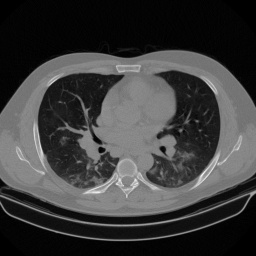
#> input picture Project 1/dataset/72.jpg, 256 x 256 px
$ python test.py
#> lines starting #> are read from the running program, lines starting #| are printed output that depends on the picture
### Project 1/CS19B074/Code/svd_custom.py
import numpy as np

'''
Singular Value Decomposition
(strictly for square matrices)
----------------------------
parameters - A (m * n matrix) (this is a real-valued matrix)
returns    - U (matrix of left eigen vectors)
           - D (array of min(m,n) eigen values in ascending order)
           - Vt(tranpose of right eigen vectors)
'''
def svd(A):

    # step 1: form At @ A
    At = np.transpose(A)
    S = At @ A

    # step 2: form Vt . Matrix of eigen vectors of At @ A
    evals, V = np.linalg.eig(S) # note, here eigenvalues will be in ascending order
    ind = np.argsort(evals) # sorting order
    ind = ind[::-1] # decreasing order
    evals = np.abs(evals[ind])
    V = np.array([row[ind] for row in V])
    for i in range(len(V)):
        norm = np.linalg.norm(V[i])
        V[i] = V[i] / norm
    Vt = np.transpose(V)
    D = np.sqrt(evals) # eigen values, sqrt applied over the eigen values of At @ A

    # # step 3, form cols of U, one at a time
    m = np.shape(A)[0]
    U = [[0 for _ in range(m)] for _ in range(m)] # m * m initialization
    for i in range (m):
        col = (A @ Vt[i]) / D[i]
        for j in range(m):
            U[j][i] = col[j]

    return np.array(U), D, Vt

### Project 1/test.py
from configparser import Interpolation
import numpy as np
import matplotlib.image as img
import matplotlib.pyplot as plt
import os
import shutil
import svd_custom as svd_provider

sampling_rate = 1

'''
saveimg
-------
parameters :
mat     -   2d matrix (numpy.array)
fname   -   name of the input image
k       -   number of eigen values used (k)
returns    :
purpose    :
saves the reconstructed image in the appropriate format (svd)
'''
def saveimg(mat, fname, k):
    plt.figure(1)
    plt.ioff()
    plt.grid(False)
    plt.gray()
    plt.imsave('solution/'+os.path.basename(fname).split('.',1)[0]+'/recon@'+ str(k) +'_svd.jpg', mat)
    return

'''
saverrorimg
-------
parameters :
mat     -   2d error matrix (numpy.array)
fname   -   name of the input image
k       -   number of eigen values used (k)
returns    :
purpose    :
saves the error image in the appropriate format (svd)
'''
def saveerrorimg(mat, fname, k):
    plt.figure(1)
    plt.ioff()
    plt.grid(False)
    plt.gray()
    plt.imsave('solution/'+os.path.basename(fname).split('.',1)[0]+'/error@'+ str(k) +'_svd.jpg', mat)
    return

'''
plot
-------
parameters :
K       -   values of K (x axis)
Norms   -   values of frobenius norms (measure of error) (y axis)
fname   -   name of the input image
returns    :
purpose    :
plots and saves the graph in the appropriate format (svd)
'''
def plot(K, Norms, fname):
    plt.plot(K, Norms)
    plt.title('Plot for SVD')
    plt.xlabel('K')
    plt.ylabel('Norms')
    plt.ioff()
    plt.savefig('solution/'+os.path.basename(fname).split('.',1)[0]+'/plot_svd.jpg')
    plt.close()

'''
saveimg_evd
-------
parameters :
mat     -   2d matrix (numpy.array)
fname   -   name of the input image
k       -   number of eigen values used (k)
returns    :
purpose    :
saves the reconstructed image in the appropriate format (evd)
'''
def saveimg_evd(mat, fname, k):
    plt.figure(1)
    plt.ioff()
    plt.grid(False)
    plt.gray()
    plt.imsave('solution/'+os.path.basename(fname).split('.',1)[0]+'/recon@'+ str(k) +'_evd.jpg', mat)
    return

'''
saverrorimg_evd
-------
parameters :
mat     -   2d error matrix (numpy.array)
fname   -   name of the input image
k       -   number of eigen values used (k)
returns    :
purpose    :
saves the error image in the appropriate format (evd)
'''
def saveerrorimg_evd(mat, fname, k):
    plt.figure(1)
    plt.ioff()
    plt.grid(False)
    plt.gray()
    plt.imsave('solution/'+os.path.basename(fname).split('.',1)[0]+'/error@'+ str(k) +'_evd.jpg', mat)
    return

'''
plot
-------
parameters :
K       -   values of K (x axis)
Norms   -   values of frobenius norms (measure of error) (y axis)
fname   -   name of the input image
returns    :
purpose    :
plots and saves the graph in the appropriate format (evd)
'''
def plot_evd(K, Norms, fname):
    plt.plot(K, Norms)
    plt.title('Plot for EVD')
    plt.xlabel('K')
    plt.ylabel('Norms')
    plt.ioff()
    plt.savefig('solution/'+os.path.basename(fname).split('.',1)[0]+'/plot_evd.jpg')
    plt.close()

'''
fnorm
------
frobenius norm of the difference of two matrices of same shape
parameters :
A       -   first matrix
B       -   second matrix
returns    :
sqrt(sum_over_ij((Aij-Bij)^2))
side effects : none
'''
def fnorm(A, B):
    diff = A - B
    return np.linalg.norm(diff,'fro')

'''
complex_sorter
--------------
rank function used to sorting complex numbers
negative of the magnitude,
    implying that sorter will sort them descending in magnitudes
'''
def complex_sorter(x):
    return -np.abs(x)

f = '72.jpg'
try:
    os.makedirs('solution/'+os.path.basename(f).split('.',1)[0])
except:
    shutil.rmtree('solution/'+os.path.basename(f).split('.',1)[0])
    os.makedirs('solution/'+os.path.basename(f).split('.',1)[0])
    # form solution directory structure
mat = np.array(img.imread('dataset/'+f), dtype=np.double)       # read the grey scale square image
#> mat: shape (256, 256) float64; min 0, max 245, mean 60.3
rows, cols = mat.shape                                          # record rows and cols
#> rows = 256; cols = 256

# svd_provider provides with the user-implemented svd solution
U,D,Vt = svd_provider.svd(mat)
#> in svd, `evals, V = np.linalg.eig(S)`: evals = 256 values, max 368867227.2 at index 0, min 0.00226 at index 248, mean 1788492.8
#> in svd, `ind = np.argsort(evals)`: ind = 256 values, max 255 at index 5, min 0 at index 255, mean 127.5
#> in svd, `ind = ind[::-1]`: ind = 256 values, max 255 at index 250, min 0 at index 0, mean 127.5
#> in svd, `evals = np.abs(evals[ind])`: evals = 256 values, max 368867227.2 at index 0, min 0.00226 at index 255, mean 1788492.8
#> in svd, `V = np.array([row[ind] for row in V])`:
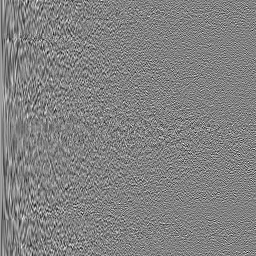
#> V: shape (256, 256) float64; min -0.287, max 0.276, mean 0.000256; drawn with min black and max white
#> in svd, `Vt = np.transpose(V)`:
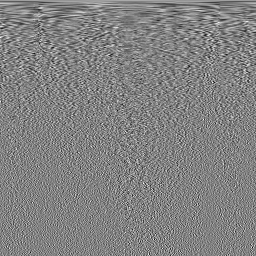
#> Vt: shape (256, 256) float64; min -0.287, max 0.276, mean 0.000256; drawn with min black and max white
#> in svd, `D = np.sqrt(evals)`: D = 256 values, max 19205.9 at index 0, min 0.0476 at index 255, mean 295.7
#> after the loop in svd, `for i in range (m):`: U = 256 items
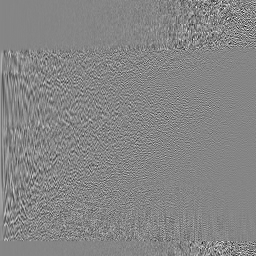
#> U: shape (256, 256) float64; min -0.449, max 0.408, mean 0.000183; drawn with min black and max white
evals_pred = complex_sorter(D)
#> evals_pred = 256 values from -19205.9 to -0.0476
ind = np.argsort(evals_pred)
#> ind = 256 values from 0 to 255
titer = rows // sampling_rate
#> titer = 256
K = []
Norms = []
D_ = [x for x in D]
#> D_ has the same summary as D in svd
c_ind = len(D_)
#> c_ind = 256
while (titer > 0):
    D1 = []
    for i in range(rows):
        row = []
        for j in range(cols):
            if(i is j):
                row.append(D_[i])
            else:
                row.append(float(0))
        D1.append(row)
    k = c_ind
    K.insert(0, k)
    mat_ = np.abs(U @ D1 @ Vt)
    saveimg(mat_, f, k)
    saveerrorimg(np.abs(mat - mat_), f, k)
    norm = fnorm(mat, mat_)
    Norms.insert(0, norm)
    titer -= 1
    for _ in range (sampling_rate):
        c_ind -= 1
        D_[ind[c_ind]] = float(0)
#> this loop made 256 passes
#> (k, norm) on passes 1 to 3: (256, 7.87e-05), (255, 0.0476), (254, 0.0796)
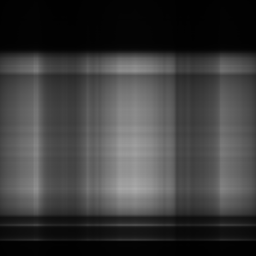
#> mat_: shape (256, 256) float64; min 1.51, max 171.6, mean 60.2
#> after the loop, D_ = 256 values from 0 to 0; K = 256 values from 1 to 256; Norms = 256 values, max 9433.3 at index 0, min 7.87e-05 at index 255, mean 788.2; c_ind = 0; titer = 0
plot(K, Norms, f)

# evd
evals, evectors = np.linalg.eig(mat)
evals_pred = complex_sorter(evals)
#> evals_pred = 256 values, max -0.748 at index 252, min -15484.9 at index 0, mean -176.2
ind = np.argsort(evals_pred)
#> ind = 256 values, max 255 at index 251, min 0 at index 0, mean 127.5
titer = rows // sampling_rate
#> titer = 256
K = []
Norms = []
D1 = np.array([x for x in evals])
c_ind = len(D1)
#> c_ind = 256
while (titer > 0):
    k = c_ind
    K.insert(0, k)
    mat_ = np.abs(evectors @ np.diag(D1) @ np.linalg.inv(evectors))
    saveimg_evd(mat_, f, k)
    saveerrorimg_evd(np.abs(mat - mat_), f, k)
    norm = fnorm(mat, mat_)
    Norms.insert(0, norm)
    titer -= 1
    for _ in range (sampling_rate):
        c_ind -= 1
        D1[ind[c_ind]] = complex(0)
#> this loop made 256 passes
#> (k, norm) on passes 1 to 3: (256, 2.4e-09), (255, 25.5), (254, 25.92)
#> pass 1, in fnorm (call 257), `diff = A - B`:
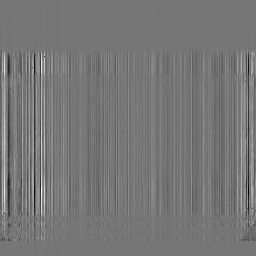
#> diff: shape (256, 256) float64; min -7.84e-11, max 9.03e-11, mean 4.92e-13; drawn with min black and max white
#> after the loop:
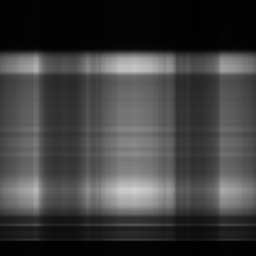
#> mat_: shape (256, 256) float64; min 1.79, max 209.9, mean 63.2
#> after the loop, Norms = 256 values, max 25423.3 at index 34, min 2.4e-09 at index 255, mean 4252; c_ind = 0; titer = 0
plot_evd(K, Norms, f)
#> in plot_evd, `plt.savefig('solution/'+os.path.basename(fname).split('.',1)[0]+'/plot..`:
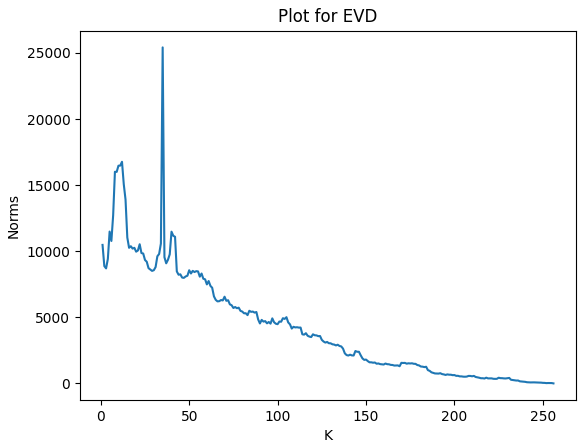
#> figure drawn by matplotlib, 1 panel; curve peaks at x = 35, y = 25423.3

$ run again, with Project 1/dataset/10.jpg copied over Project 1/dataset/72.jpg
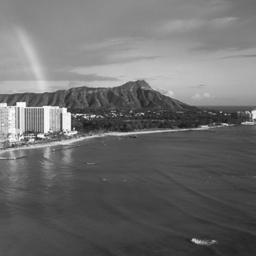
#> input picture Project 1/dataset/10.jpg, 256 x 256 px
#> in svd, `evals, V = np.linalg.eig(S)`: evals = 256 values, max 879329445 at index 0, min 0.000651 at index 234, mean 3600911.7
#> in svd, `ind = np.argsort(evals)`: ind = 256 values, max 255 at index 16, min 0 at index 255, mean 127.5
#> in svd, `ind = ind[::-1]`: ind = 256 values, max 255 at index 239, min 0 at index 0, mean 127.5
#> in svd, `evals = np.abs(evals[ind])`: evals = 256 values, max 879329445 at index 0, min 0.000651 at index 255, mean 3600911.7
#> in svd, `D = np.sqrt(evals)`: D = 256 values, max 29653.5 at index 0, min 0.0255 at index 255, mean 241.6
#> after the loop in svd, `for i in range (m):`: U = 256 items
#> `evals_pred = complex_sorter(D)`: evals_pred = 256 values from -29653.5 to -0.0255
#> `ind = np.argsort(evals_pred)`: ind = 256 values from 0 to 255
#> `D_ = [x for x in D]`: D_ has the same summary as D in svd
#> `c_ind = len(D_)`: c_ind = 256
#> the loop `while (titer > 0):` made 256 passes
#> (k, norm) on passes 1 to 3: (256, 0.000237), (255, 0.0255), (254, 0.071)
#> after the loop `while (titer > 0):`:
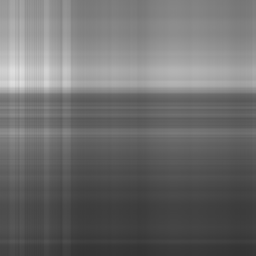
#> mat_: shape (256, 256) float64; min 52.03, max 222.7, mean 109.4
#> after the loop `while (titer > 0):`: D_ = 256 values from 0 to 0; K = 256 values from 1 to 256; Norms = 256 values, max 6519.5 at index 0, min 0.000237 at index 255, mean 384.8; c_ind = 0
#> `evals_pred = complex_sorter(evals)`: evals_pred = 256 values, max -0.458 at index 250, min -28483.7 at index 0, mean -167.5
#> `ind = np.argsort(evals_pred)`: ind = 256 values, max 255 at index 252, min 0 at index 0, mean 127.5
#> `c_ind = len(D1)`: c_ind = 256
#> the loop `while (titer > 0):` made 256 passes
#> (k, norm) on passes 1 to 3: (256, 7.58e-09), (255, 3.39), (254, 6.78)
#> after the loop `while (titer > 0):`: Norms = 256 values, max 25630.1 at index 37, min 7.58e-09 at index 255, mean 2021.3; c_ind = 0
#> in plot_evd, `plt.savefig('solution/'+os.path.basename(fname).split('.',1)[0]+'/plot..`:
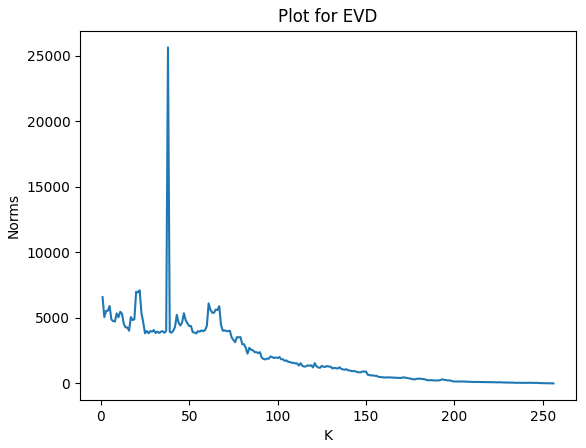
#> figure drawn by matplotlib, 1 panel; curve peaks at x = 38, y = 25630.1

$ run again, with Project 1/dataset/11.jpg copied over Project 1/dataset/72.jpg
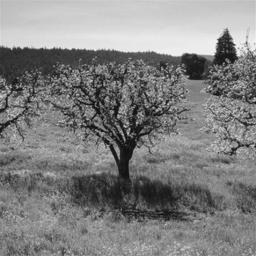
#> input picture Project 1/dataset/11.jpg, 256 x 256 px
#> in svd, `evals, V = np.linalg.eig(S)`: evals = 256 values, max 1.21e+09 at index 0, min 0.000125 at index 246, mean 4998843
#> in svd, `ind = np.argsort(evals)`: ind = 256 values, max 255 at index 6, min 0 at index 255, mean 127.5
#> in svd, `ind = ind[::-1]`: ind = 256 values, max 255 at index 249, min 0 at index 0, mean 127.5
#> in svd, `evals = np.abs(evals[ind])`: evals = 256 values, max 1.21e+09 at index 0, min 0.000125 at index 255, mean 4998843
#> in svd, `D = np.sqrt(evals)`: D = 256 values, max 34794.4 at index 0, min 0.0112 at index 255, mean 403.8
#> after the loop in svd, `for i in range (m):`: U = 256 items
#> `evals_pred = complex_sorter(D)`: evals_pred = 256 values from -34794.4 to -0.0112
#> `ind = np.argsort(evals_pred)`: ind = 256 values from 0 to 255
#> `D_ = [x for x in D]`: D_ has the same summary as D in svd
#> `c_ind = len(D_)`: c_ind = 256
#> the loop `while (titer > 0):` made 256 passes
#> (k, norm) on passes 1 to 3: (256, 0.000237), (255, 0.0112), (254, 0.0852)
#> after the loop `while (titer > 0):`: D_ = 256 values from 0 to 0; K = 256 values from 1 to 256; Norms = 256 values, max 8310 at index 0, min 0.000237 at index 255, mean 1246.1; c_ind = 0
#> `evals_pred = complex_sorter(evals)`: evals_pred = 256 values, max -0.159 at index 254, min -32941 at index 0, mean -302
#> `ind = np.argsort(evals_pred)`: ind = 256 values, max 255 at index 249, min 0 at index 0, mean 127.5
#> `c_ind = len(D1)`: c_ind = 256
#> the loop `while (titer > 0):` made 256 passes
#> (k, norm) on passes 1 to 3: (256, 6.12e-09), (255, 1.64), (254, 5.42)
#> after the loop `while (titer > 0):`: Norms = 256 values, max 10731 at index 11, min 6.12e-09 at index 255, mean 4428.7; c_ind = 0
#> in plot_evd, `plt.savefig('solution/'+os.path.basename(fname).split('.',1)[0]+'/plot..`:
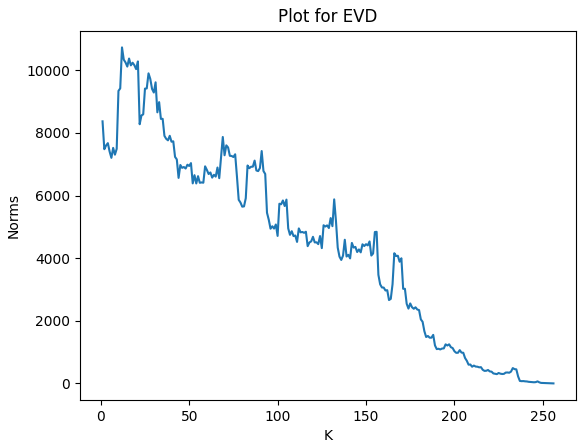
#> figure drawn by matplotlib, 1 panel; curve peaks at x = 12, y = 10731
